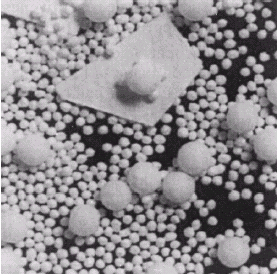
#> input picture 第五章/img.pgm, 279 x 274 px
$ jupyter execute 'DIP_第五章作业_张耀杰.ipynb'   (shell and % lines are left out)
#> lines starting #> are read from the running program, lines starting #| are printed output that depends on the picture; after the words box and inside, x2 and y2 are one past the last pixel; in counts of white or black regions, pixels touching at a corner belong together
### 对图像Chapter5_1.bmp，计算粒子大小分布，并画出分布图
提示：
选择合适的开运算结构元大小及增量步长，结构元取元素全为1的正方形结构元
原始图像与图像开运算后相减后，还要做灰度阈值处理，只考虑哪些灰度差足够大的区域
分布频率对应于灰度显著变化的区域的面积除以结构元大小（3*3,5*5,…)
可用自动或手动方法排除背景干扰（即去掉自动评测的区域）！
某一尺度下的WTH将保留比该尺度小的所有亮细节，要想得到单一尺度的亮细节，应该把比它小的细节都减去。比如WTH(n)- WTH(n-2)保留的就是尺度介于n到n-2的亮细节 （比如尺度n是(2n+1)*(2n+1)的结构元！）

[cell 1]
import cv2 as cv
import numpy as np
import matplotlib.pyplot as plt
#Opencv配合jupyter notebook有问题，所以还是使用matplotlib可视化

[cell 2]
from matplotlib.image import imread
img = imread('img.pgm')
#> img is the input picture: shape (274, 279, 3); mean R, G, B 143, 139.7, 143
img.shape#发现是一张RGB三通道图片
#> Out = (274, 279, 3)

[cell 3]
#转换为灰度图并进行二值化处理

gray_img=cv.cvtColor(img,cv.COLOR_BGR2GRAY)
ret, binary_img = cv.threshold(gray_img, 150, 1, cv.THRESH_BINARY)
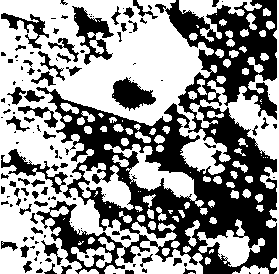
#> binary_img: shape (274, 279); values 0 (black) and 1 (white), 57.4% white; 135 black regions (73 under 20 px), largest, box (x1, y1, x2, y2) and area: (36, 0, 277, 274) 25726, (72, 6, 114, 65) 985, (112, 77, 156, 111) 845
plt.subplot(121)
plt.imshow(binary_img)
plt.title('after binary')
plt.subplot(122)
plt.imshow(gray_img)
plt.title('Original')

#可以看到如果先进行二值化处理，会导致失去很多细节
#所以我们先在仅灰度化的图片上先进行粒子测度,后做二值化处理

[cell 4]
print(gray_img)
#> (printed output is left out)
gray_img = gray_img[:,:-2]#发现最后两列值均为255，手动去除以免影响后续粒子测度
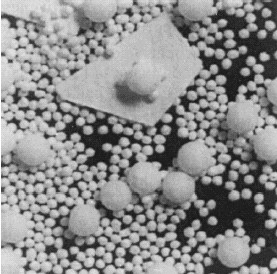
#> gray_img: shape (274, 277); min 16, max 255, mean 140.3

[cell 5]
#使用形态学顶帽变换，筛选得到图像中对应想要大小的粒子
def white_Hat(n,i,thred):#i表示步长，thred表示二值化阈值
    kernel = np.ones((n-1,n-1))
    kernel_new = np.ones((n+i,n+i))
    dst_1 = cv.morphologyEx(gray_img, cv.MORPH_TOPHAT, kernel)
    #以kernel=n-1 大小为结构元做白顶帽变换
    dst_2 = cv.morphologyEx(gray_img, cv.MORPH_TOPHAT, kernel_new)
    #以kernel_new=n+i 大小为结构元做白顶帽变换
    dst = dst_2 -dst_1#两者相减，得到size为(n,n+i-1)之间的图像
    dst = cv.morphologyEx(dst, cv.MORPH_OPEN, kernel)#在以kernel进行一次开操作去除细线
    #根据图像处理经验选择合适阈值进行二值化处理
    ret, dst = cv.threshold(dst, thred, 255, cv.THRESH_BINARY)
    a = n//i+1
    plt.subplot(12,5,a)
    plt.imshow(dst)
    plt.title(n)

    return dst

[cell 6]
plt.figure(figsize=(50, 50))
#以步长为1，二值化阈值为50，发现kernel size小于15的可以很好的分离，但发现无法分离大球
num_particle=[0]#创建一个数组，用于存放粒子的数目
for n in range(1,40,1):
    result = white_Hat(n,1,50)
    #消除边框对粒子测度个数，尤其是小kernel的影响
    result = result[3:result.shape[0]-3,3:result.shape[1]-3]
    if(n<=15):
        num_particle.append(round(result.sum()/255/n/n))
#> this loop made 39 passes
#> pass 1, in white_Hat, `dst_1 = cv.morphologyEx(gray_img, cv.MORPH_TOPHAT, kernel)`:
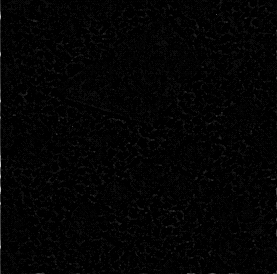
#> dst_1: shape (274, 277); min 0, max 196, mean 3.4
#> pass 1, in white_Hat, `dst = cv.morphologyEx(dst, cv.MORPH_OPEN, kernel)#在以kernel进行一次开操作去除细线`:
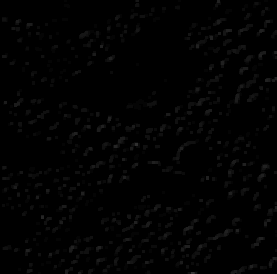
#> dst: shape (274, 277); min 0, max 53, mean 2.1
#> after the loop: result: shape (268, 271); every value is 0
#> after the loop, num_particle = [0, 0, 0, 0, 1, 2, 62, 49, 101, 1, 8, 0, 1, 0, 0, 0]

[cell 7]
#画出前15个的对应粒子数目直方图
x = range(1,16)
x = np.array(x)

plt.bar(x,num_particle[1:16])
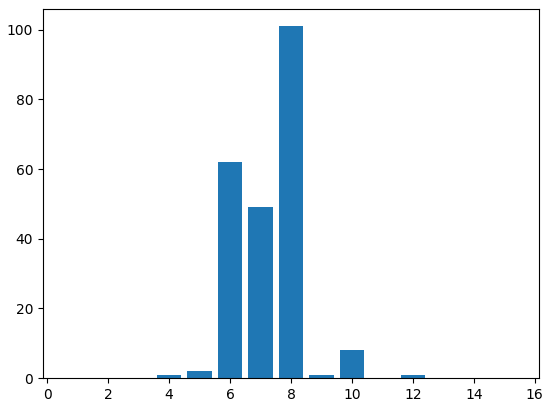
#> figure drawn by matplotlib, 1 panel; tallest bar 101 high, from x = 7.6 to 8.4

[cell 8]
plt.figure(figsize=(50, 50))
#以步长为3，二值化阈值为50，可以较好的分离大球
for n in range(1,40,3):
    result = white_Hat(n,3,50)
    #消除边框对粒子测度个数，尤其是小kernel的影响
    result = result[3:result.shape[0]-3,3:result.shape[1]-3]
    if(n>15):#只统计n>15的数据
        num_particle.append(round(result.sum()/255/(n+1)/(n+1)))#取n到n+2的平均值n+1
#> this loop made 13 passes
#> pass 1, in white_Hat (call 40), `dst_2 = cv.morphologyEx(gray_img, cv.MORPH_TOPHAT, kernel_new)`:
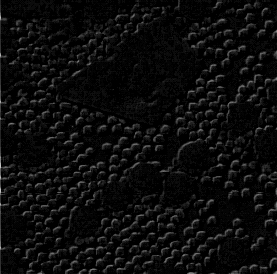
#> dst_2: shape (274, 277); min 0, max 196, mean 12
#> pass 1, in white_Hat (call 40), `dst = dst_2 -dst_1#两者相减，得到size为(n,n+i-1)之间的图像`:
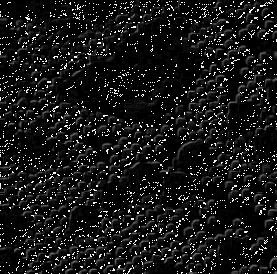
#> dst: shape (274, 277); min 0, max 251, mean 23.7
#> after the loop, num_particle = [0, 0, 0, 0, 1, 2, 62, 49, 101, 1, 8, 0, 1, 0, 0, 0, 1, 0, 4, 4, 1, 0, 1, 0]
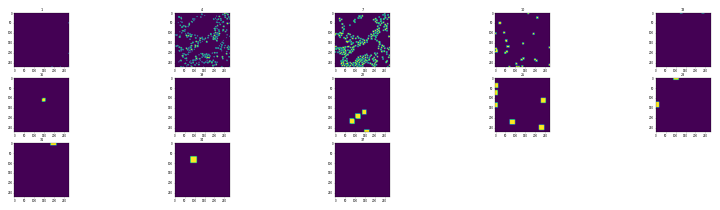
#> figure drawn by matplotlib, 13 panels

[cell 9]
#与前15个合并，画出全部的对应粒子数目直方图
num_particle
x_1 = range(16,40,3)
x_1 = np.array(x_1)
y = np.concatenate([x, x_1])

plt.bar(y,num_particle[1:])
plt.title('Particle Measurement')
plt.xlabel("the size of particles")
plt.ylabel("No.")
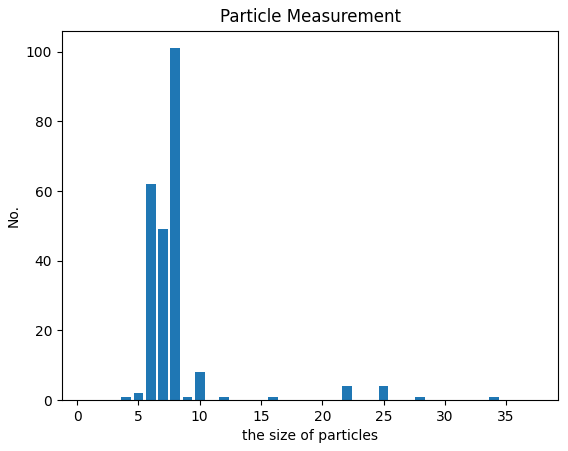
#> figure drawn by matplotlib, 1 panel; tallest bar 101 high, from x = 7.6 to 8.4

[cell 10]
#转换为频率形式
plt.bar(y,np.array(num_particle[1:])/sum(num_particle))
plt.title('Particle Measurement')
plt.xlabel("the size of particles")
plt.ylabel("Frequency")
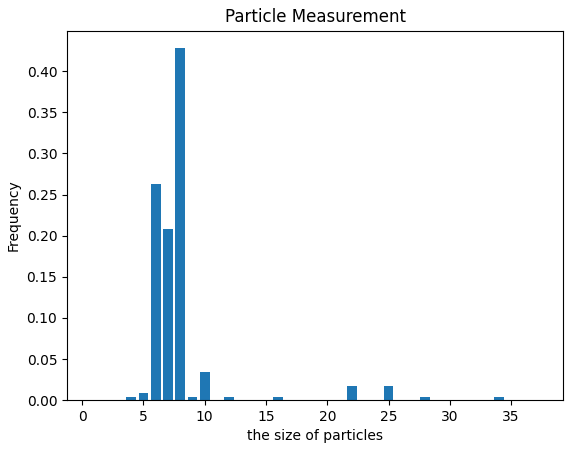
#> figure drawn by matplotlib, 1 panel; tallest bar 0.428 high, from x = 7.6 to 8.4
